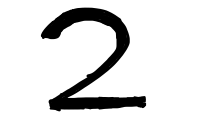
#> input picture 2.png, 200 x 113 px
$ python -i dispImageMosaic.py   (imports and definitions only)
#> lines starting #> are read from the running program, lines starting #| are printed output that depends on the picture
import tkinter as tk
import tkinter.filedialog as fd
import PIL.Image
import PIL.ImageTk

def dispPhoto(path):
#> called with path = '2.png'
    newImage = PIL.Image.open(path).convert("L").resize((32,32)).resize((300,300), resample=0)
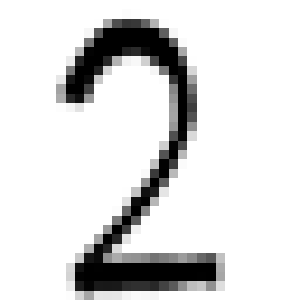
#> newImage: PIL image 300x300 L; min 0, max 255, mean 219.3
#> (the run stopped early here; a loop or call above may not have finished)
